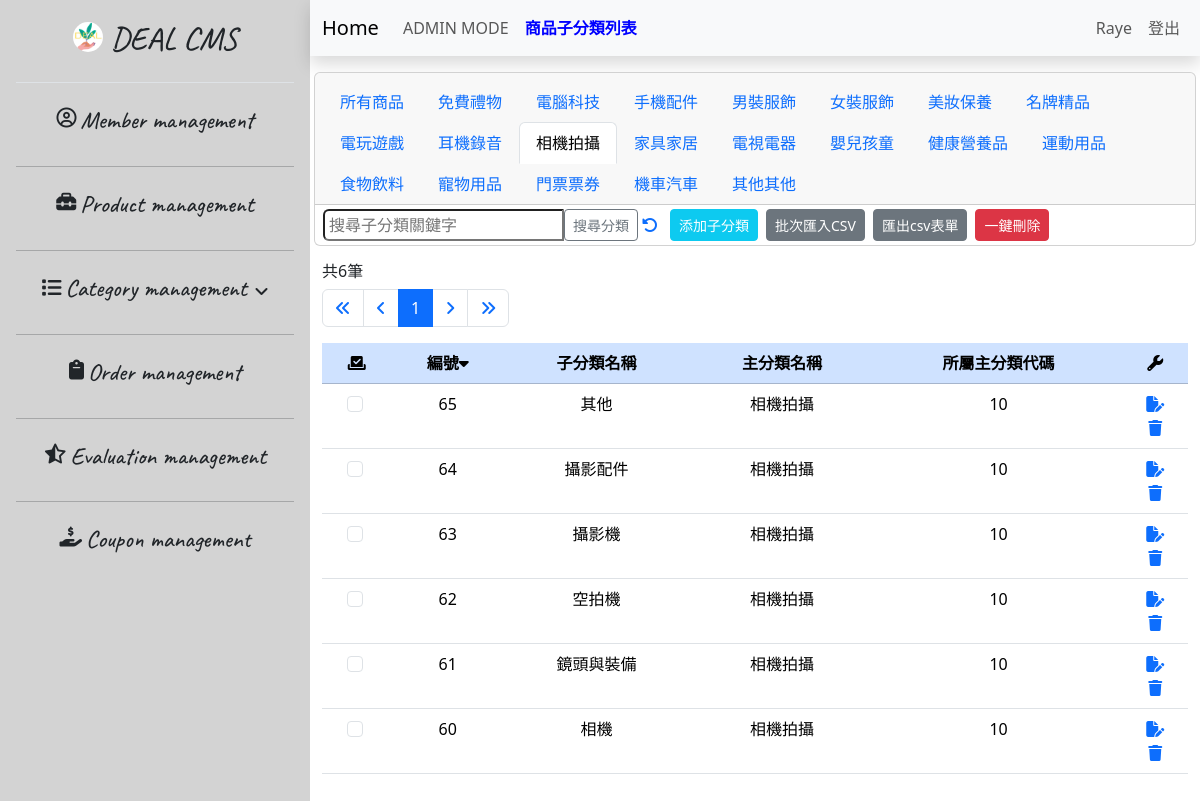
Page /32.sub-category_list-admin_10C.php (signed in) on the committed database.
### tables this page shows
CREATE TABLE `categories_sub` (
  `id` int NOT NULL,
  `sub` varchar(15) NOT NULL,
  `main_category` int NOT NULL
);

CREATE TABLE `categories_main` (
  `id` int NOT NULL,
  `main` varchar(10) NOT NULL,
  `carbon_points_available` int NOT NULL
);

### 32.sub-category_list-admin_10C.php (the view, shortened to what this page needs)
<?php
require __DIR__ . '/0.parts/pdo-connect.php';
$page = isset($_GET['page']) ? intval($_GET['page']) : 1;
$perPage = 25;
$t_sql = "SELECT COUNT(1) FROM categories_main join categories_sub on categories_sub.main_category = categories_main.id WHERE main = '相機拍攝'";
$totalRows = $pdo->query($t_sql)->fetch(PDO::FETCH_NUM)[0];
$totalPages = ceil($totalRows / $perPage);
if ($totalRows) {
    $sql = sprintf("SELECT * FROM categories_main join categories_sub on categories_sub.main_category = categories_main.id  WHERE main = '相機拍攝' ORDER BY categories_sub.id DESC LIMIT %s, %s", ($page - 1) * $perPage, $perPage);
    $rows = $pdo->query($sql)->fetchAll();
}
?>
<?php include __DIR__ . '/0.parts/html-head.php' ?>
<?php include __DIR__ . '/0.parts/sidebar.php' ?>
<div class="container-fluid px-0 mx-0">
    <?php include __DIR__ . '/0.parts/navbar.30_sub-category.php' ?>
    <div class="container-fluid table-bordered table-striped overflow-auto">
        <div class="row mt-3">
            <div class="col">
                <h6>共<?= $totalRows ?>筆</h6>
                <nav aria-label="Page navigation example">
                    <ul class="pagination">
                        <li class="page-item">
                            <a class="page-link" href="?page=1">
                                <i class="fa-solid fa-angles-left"></i>
                            </a>
                        </li>
                        <li class="page-item">
                            <a class="page-link" href="?page=<?= $page != 1 ? $page - 1 : 1 ?>">
                                <i class="fa-solid fa-angle-left"></i>
                            </a>
                        </li>
                        <?php $visiblePageRange = 5;
                        $startPage = max(1, $page - floor($visiblePageRange / 2));
                        $endPage = min($totalPages, $startPage + $visiblePageRange - 1); ?>
                        <?php for ($i = $startPage; $i <= $endPage; $i++) : ?>
                            <li class="page-item <?= $page == $i ? 'active' : '' ?>">
                                <a class="page-link" href="?page=<?= $i ?>"><?= $i ?></a>
                            </li>
                        <?php endfor ?>
                        <li class="page-item">
                            <a class="page-link" href="?page=<?= $page != 40 ? $page + 1 : 40 ?>">
                                <i class="fa-solid fa-angle-right"></i>
                            </a>
                        </li>
                        <li class="page-item">
                            <a class="page-link" href="?page=40">
                                <i class="fa-solid fa-angles-right"></i>
                            </a>
                        </li>
                    </ul>
                </nav>
            </div>
        </div>
        <div class="row">
            <div class="col">
                <table id="myTable" class="table table-hover sortable-table">
                    <thead>
                        <tr class="table-primary text-center">
                            <th><i id="selectAll" class="fa-solid fa-check-to-slot" title="全選/選取checkBox"></i></a>
                            </th>
                            <th>編號<i id="sortIcon" class="fa-solid fa-caret-down" onclick="sortTable()" title="變更排序"></th>
                            <th>子分類名稱</th>
                            <th>主分類名稱</th>
                            <th>所屬主分類代碼</th>
                            <th><i class="fa-solid fa-wrench" title="功能區"></i></th>
                        </tr>
                    </thead>
                    <tbody>
                        <?php foreach ($rows as $r) : ?>
                            <tr class="text-center">
                                <td>
                                    <input class="form-check-input me-1" type="checkbox" value="<?= $r['id'] ?>" id="flexCheck<?= $r['id'] ?>" name="delete_ids[]">
                                </td>
                                <td><?= $r['id'] ?></td>
                                <td><?= $r['sub'] ?></td>
                                <td><?= $r['main'] ?></td>
                                <td><?= $r['main_category'] ?></td>
                                <td>
                                    <div class="d-flex flex-column">
                                        <a href="38.sub-category_edit.php?id=<?= $r['id'] ?>">
                                            <i class="fa-solid fa-file-pen" title="編輯"></i>
                                        </a>
                                        <a href="javascript: delete_one(<?= $r['id'] ?>)">
                                            <i class="fa-solid fa-trash" title="刪除"></i>
                                        </a>
                                    </div>
                                </td>
                            </tr>
                        <?php endforeach; ?>
                    </tbody>
                </table>
            </div>
        </div>
    </div>
</div>
<?php include __DIR__ . '/0.parts/html-foot.php' ?>

### 0.parts/html-head.php (style rules this page uses)
body { height: 1200px; }

### 32.sub-category_list-admin_10C.php (style rules this page uses)
.overflow-auto { height: 865px; }

### rows in the picture
categories_sub: id "65", sub "其他", main_category.main "相機拍攝", main_category "10"
categories_sub: id "64", sub "攝影配件", main_category.main "相機拍攝", main_category "10"
categories_sub: id "63", sub "攝影機", main_category.main "相機拍攝", main_category "10"
categories_sub: id "62", sub "空拍機", main_category.main "相機拍攝", main_category "10"
categories_sub: id "61", sub "鏡頭與裝備", main_category.main "相機拍攝", main_category "10"
categories_sub: id "60", sub "相機", main_category.main "相機拍攝", main_category "10"

### other values in the picture
$_SESSION[isset($_SESSION['admin']) ? 'admin' : 'user']['nickname'] "Raye"
$totalRows "6"
